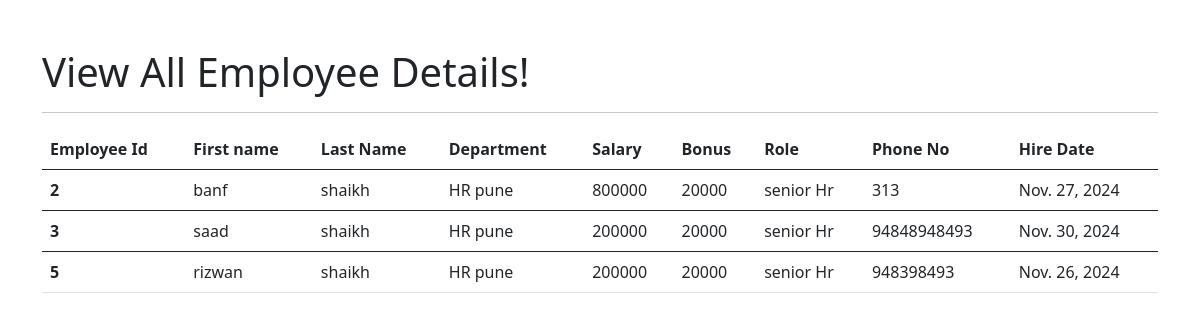
The page /view_emp on the database its author committed.
### members/models.py (models this page shows)
class Employee(models.Model):
    objects = None
    first_name = models.CharField(max_length=100, null=False)
    last_name = models.CharField(max_length=100)
    dept = models.ForeignKey(Department, on_delete=models.CASCADE)
    salary = models.IntegerField(default=0)
    bonus = models.IntegerField(default=0)
    role = models.ForeignKey(Role, on_delete=models.CASCADE)
    phone = models.IntegerField(default=0)
    hire_date = models.DateField()
    def __str__(self):
        return "%s %s %s" % (self.first_name, self.last_name, self.phone)

class Department(models.Model):
    name = models.CharField(max_length=100, null=False)
    location = models.CharField(max_length=100)
    def __str__(self):
        return "%s %s" % (self.name, self.location)

class Role(models.Model):
    name = models.CharField(max_length=100, null=False)
    def __str__(self):
        return self.name

### members/views.py (the view)
# urls.py: path('view_emp', views.view_emp, name='view_emp'),
def view_emp(request):
    emps = Employee.objects.all()
    context = {'emps': emps}
    print(context)
    return render(request, 'view_emp.html', context)

### members/templates/view_emp.html (shortened to what this page needs)
<!doctype html>
<html lang="en">
<head>
    <link href="https://cdn.jsdelivr.net/npm/bootstrap@5.0.2/dist/css/bootstrap.min.css" rel="stylesheet"
>
</head>
<body>
<div class="container mt-5">
    <h1>View All Employee Details!</h1>
    <hr>
    <table class="table">
        <thead>
        <tr>
            <th scope="col">Employee Id</th>
            <th scope="col">First name</th>
            <th scope="col">Last Name</th>
            <th scope="col">Department</th>
            <th scope="col">Salary</th>
            <th scope="col">Bonus</th>
            <th scope="col">Role</th>
            <th scope="col">Phone No</th>
            <th scope="col">Hire Date</th>
        </tr>
        </thead>
        {% for emp in emps %}
        <tbody>
        <tr>
            <th scope="row">{{emp.id}}</th>
            <td>{{emp.first_name}}</td>
            <td>{{emp.last_name}}</td>
            <td>{{emp.dept}}</td>
            <td>{{emp.salary}}</td>
            <td>{{emp.bonus}}</td>
            <td>{{emp.role}}</td>
            <td>{{emp.phone}}</td>
            <td>{{emp.hire_date}}</td>
        </tbody>
        {% endfor %}
    </table>
</div>
</body>
</html>

### rows shown on the page
Employee: id "2", first_name "banf", last_name "shaikh", dept "HR pune", salary "800000", bonus "20000", role "senior Hr", phone "313", hire_date "Nov. 27, 2024"
Employee: id "3", first_name "saad", last_name "shaikh", dept "HR pune", salary "200000", bonus "20000", role "senior Hr", phone "94848948493", hire_date "Nov. 30, 2024"
Employee: id "5", first_name "rizwan", last_name "shaikh", dept "HR pune", salary "200000", bonus "20000", role "senior Hr", phone "948398493", hire_date "Nov. 26, 2024"
